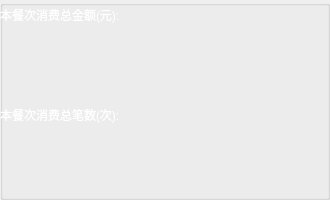
   <widget class="QGroupBox" name="groupBox_totalPannelBg">
    <property name="geometry">
     <rect>
      <x>460</x>
      <y>180</y>
      <width>330</width>
      <height>200</height>
     </rect>
    </property>
    <property name="styleSheet">
     <string notr="true">QGroupBox#groupBox_totalPannelBg{border:none;}</string>
    </property>
    <property name="title">
     <string/>
    </property>
    <widget class="QLabel" name="label_totalFrequency_title">
     <property name="geometry">
      <rect>
       <x>0</x>
       <y>100</y>
       <width>190</width>
       <height>30</height>
      </rect>
     </property>
     <property name="styleSheet">
      <string notr="true">color: rgb(255, 255, 255);
font: 500 14pt &quot;Ubuntu&quot;;</string>
     </property>
     <property name="lineWidth">
      <number>1</number>
     </property>
     <property name="text">
      <string>本餐次消费总笔数(次):</string>
     </property>
    </widget>
    <widget class="QLabel" name="label_totalFrequency">
     <property name="geometry">
      <rect>
       <x>60</x>
       <y>140</y>
       <width>200</width>
       <height>50</height>
      </rect>
     </property>
     <property name="styleSheet">
      <string notr="true">color: rgb(255, 255, 255);
font: 500 24pt &quot;Ubuntu&quot;;</string>
     </property>
     <property name="lineWidth">
      <number>1</number>
     </property>
     <property name="text">
      <string/>
     </property>
     <property name="alignment">
      <set>Qt::AlignCenter</set>
     </property>
    </widget>
    <widget class="QLabel" name="label_totalMoney_title">
     <property name="geometry">
      <rect>
       <x>0</x>
       <y>0</y>
       <width>190</width>
       <height>30</height>
      </rect>
     </property>
     <property name="styleSheet">
      <string notr="true">color: rgb(255, 255, 255);
font: 500 14pt &quot;Ubuntu&quot;;</string>
     </property>
     <property name="lineWidth">
      <number>1</number>
     </property>
     <property name="text">
      <string>本餐次消费总金额(元):</string>
     </property>
    </widget>
    <widget class="QLabel" name="label_totalMoney">
     <property name="geometry">
      <rect>
       <x>60</x>
       <y>40</y>
       <width>200</width>
       <height>50</height>
      </rect>
     </property>
     <property name="styleSheet">
      <string notr="true">color: rgb(255, 255, 255);
font: 500 24pt &quot;Ubuntu&quot;;</string>
     </property>
     <property name="lineWidth">
      <number>1</number>
     </property>
     <property name="text">
      <string/>
     </property>
     <property name="alignment">
      <set>Qt::AlignCenter</set>
     </property>
    </widget>
   </widget>
